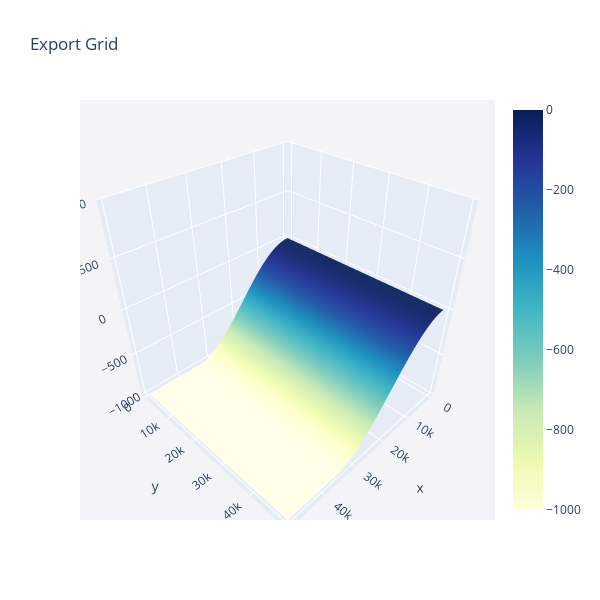

Notebook code cell kept with this figure:
### Markdown cell above
### 1.  surface

Now, we move to another surface generation model based on a cosine wave. 

Here again, we first initialize the extent of the simulation area.

The function takes 3 arguments:
+ the extent of the domain along the X-axis [xmin,xmax] in metres,
+ the extent of the domain along the Y-axis [ymin,ymax] in metres,
+ the grid spacing `dx` in metres.

For more information regarding the function uncomment the following cell.

### Code cell
wave = simple.toolGeo(extentX=[0., 50000.], extentY=[0., 50000.], dx=500.)
wave.Z = wave.buildWave(A = 1000., P = 70000., base = -1000., xcenter = 0.)
wave.viewGrid(width = 600, height = 600, zmin = -1000, zmax = 1000, zData = wave.Z, title= 'Export Wave Grid')

### Figure 1 — Plotly figure (JSON) as saved in the notebook; plotly's stock layout.template omitted (floating-point values rounded to 4 significant figures; data arrays with more than 128 entries replaced by an {"elided": "..."} marker saying what was removed)
{"data": [{"colorscale": [[0, "rgb(255,255,217)"], [0.125, "rgb(237,248,177)"], [0.25, "rgb(199,233,180)"], [0.375, "rgb(127,205,187)"], [0.5, "rgb(65,182,196)"], [0.625, "rgb(29,145,192)"], [0.75, "rgb(34,94,168)"], [0.875, "rgb(37,52,148)"], [1, "rgb(8,29,88)"]], "type": "surface", "x": {"elided": "100x100 int values"}, "y": {"elided": "100x100 int values"}, "z": {"elided": "100x100 float values"}}], "layout": {"autosize": true, "height": 600, "scene": {"bgcolor": "rgb(244, 244, 248)", "xaxis": {"gridcolor": "rgb(255, 255, 255)", "gridwidth": 2, "nticks": 10, "zerolinecolor": "rgb(255, 255, 255)", "zerolinewidth": 2}, "yaxis": {"gridcolor": "rgb(255, 255, 255)", "gridwidth": 2, "nticks": 10, "zerolinecolor": "rgb(255, 255, 255)", "zerolinewidth": 2}, "zaxis": {"autorange": false, "gridcolor": "rgb(255, 255, 255)", "gridwidth": 2, "nticks": 10, "range": [-1000, 1000], "zerolinecolor": "rgb(255, 255, 255)", "zerolinewidth": 2}}, "title": {"text": "Export Grid"}, "width": 600}}
